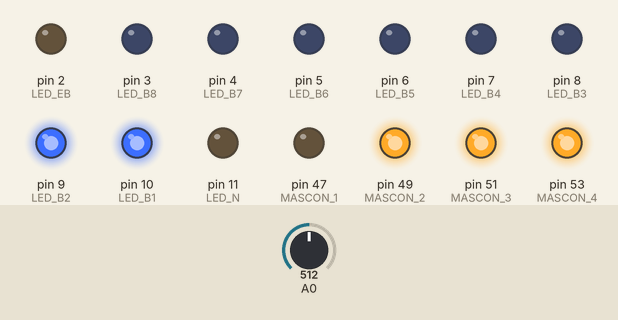
Recording of a sketch running on a simulated Arduino Mega 2560, built with avr-gcc and run on an emulated ATmega2560. On the bench: output pins drawn as LEDs (lit = HIGH). The inputs (shaded band) are chosen by the test bench; at power-on: A0 = 512.

Above: at 1.2 s.
1.3 s: A0 set to 530
2.8 s: A0 set to 559
At 3.1 s:
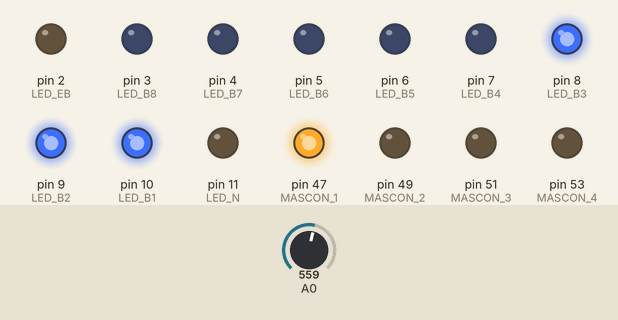
4.3 s: A0 set to 716
At 5.5 s:
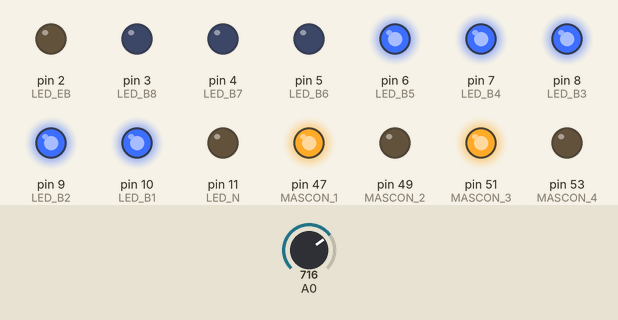
5.8 s: A0 set to 743
7.3 s: A0 set to 764
At 8.1 s:
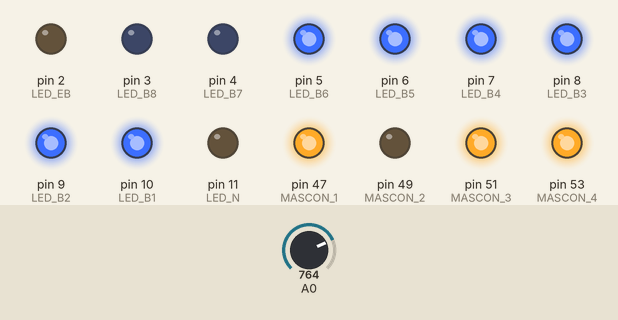
8.8 s: A0 set to 511
At 39.8 s:
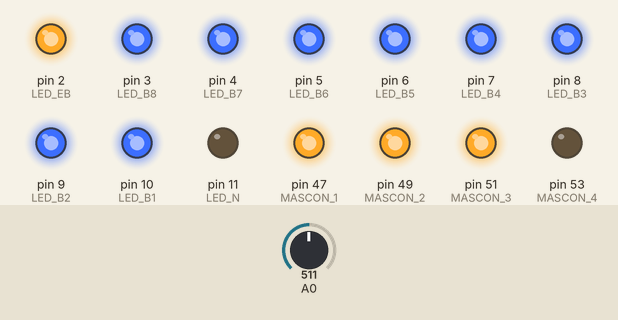
Timing chart, 0 to 40.3 s (numbered marks = the images above; inputs shaded):
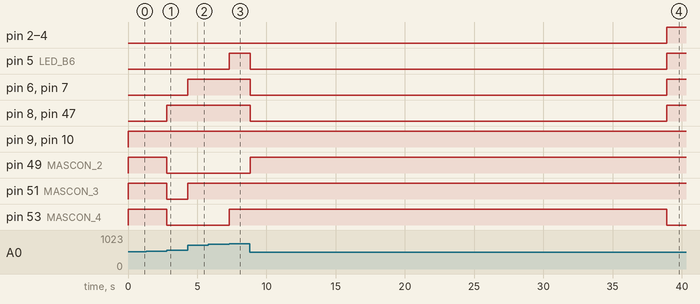

The sketch:

mascon_controller.ino
```cpp
#include <Arduino_FreeRTOS.h>


#define MASCON_1 47
#define MASCON_2 49
#define MASCON_3 51
#define MASCON_4 53

#define KEY_SWITCH    30
#define DEADMAN_RESET 31
#define BUZZER        32

#define LED_EB 2
#define LED_B8 3
#define LED_B7 4
#define LED_B6 5
#define LED_B5 6
#define LED_B4 7
#define LED_B3 8
#define LED_B2 9
#define LED_B1 10
#define LED_N  11
#define LED_P1 12
#define LED_P2 13
#define LED_P3 48
#define LED_P4 50
#define LED_P5 52


const int DEADMAN_TIME = 1000 * 30;

int pre_level = -1;
int level_change_time = 0;

void setup() {
  Serial.begin(9600);

  pinMode(KEY_SWITCH, INPUT);
  pinMode(DEADMAN_RESET, INPUT);

  pinMode(MASCON_1, OUTPUT);
  pinMode(MASCON_2, OUTPUT);
  pinMode(MASCON_3, OUTPUT);
  pinMode(MASCON_4, OUTPUT);

  pinMode(LED_EB, OUTPUT);
  pinMode(LED_B8, OUTPUT);
  pinMode(LED_B7, OUTPUT);
  pinMode(LED_B6, OUTPUT);
  pinMode(LED_B5, OUTPUT);
  pinMode(LED_B4, OUTPUT);
  pinMode(LED_B3, OUTPUT);
  pinMode(LED_B2, OUTPUT);
  pinMode(LED_B1, OUTPUT);
  pinMode(LED_N,  OUTPUT);
  pinMode(LED_P1, OUTPUT);
  pinMode(LED_P2, OUTPUT);
  pinMode(LED_P3, OUTPUT);
  pinMode(LED_P4, OUTPUT);
  pinMode(LED_P5, OUTPUT);
}

void loop() {
  int inputValue = analogRead(A0);

  // Check level
  int level = inputValue / (1024 / 15.0);
  level = (level < 0) ? 0 : (level > 14 ? 14 : level);  // clamp to [0, 14]

  // If level changed
  if (level != pre_level) {
    pre_level = level;
    level_change_time = millis();
  }

  // Check Deadman
  if (millis() - level_change_time >= DEADMAN_TIME) {
    level = 14;
  }

  // Control led
  mascon_led_control(level);
  throttle_led(level);
  // throttle_led_control(true, true, true, true, true, true, true, true, true, true, true, true, true, true, true);

  delay(100);
}

void throttle_led(int level) {
  switch (level) {
    case 0:
      throttle_led_control(false, false, false, false, false, false, false, false, false, false, true, true, true, true, true);
      break;

    case 1:
      throttle_led_control(false, false, false, false, false, false, false, false, false, false, true, true, true, true, false);
      break;

    case 2:
      throttle_led_control(false, false, false, false, false, false, false, false, false, false, true, true, true, false, false);
      break;

    case 3:
      throttle_led_control(false, false, false, false, false, false, false, false, false, false, true, true, false, false, false);
      break;

    case 4:
      throttle_led_control(false, false, false, false, false, false, false, false, false, false, true, false, false, false, false);
      break;

    case 5:
      throttle_led_control(false, false, false, false, false, false, false, false, false, true, false, false, false, false, false);
      break;

    case 6:
      throttle_led_control(false, false, false, false, false, false, false, false, true, false, false, false, false, false, false);
      break;

    case 7:
      throttle_led_control(false, false, false, false, false, false, false, true, true, false, false, false, false, false, false);
      break;

    case 8:
      throttle_led_control(false, false, false, false, false, false, true, true, true, false, false, false, false, false, false);
      break;

    case 9:
      throttle_led_control(false, false, false, false, false, true, true, true, true, false, false, false, false, false, false);
      break;

    case 10:
      throttle_led_control(false, false, false, false, true, true, true, true, true, false, false, false, false, false, false);
      break;

    case 11:
      throttle_led_control(false, false, false, true, true, true, true, true, true, false, false, false, false, false, false);
      break;

    case 12:
      throttle_led_control(false, false, true, true, true, true, true, true, true, false, false, false, false, false, false);
      break;

    case 13:
      throttle_led_control(false, true, true, true, true, true, true, true, true, false, false, false, false, false, false);
      break;

    case 14:
      throttle_led_control(true, true, true, true, true, true, true, true, true, false, false, false, false, false, false);
      break;

    default:
      throttle_led_control(true, true, true, true, true, true, true, true, true, true, true, true, true, true, true);
      break;
  }
}

void throttle_led_control(
  bool eb, bool b8, bool b7, bool b6, bool b5,
  bool b4, bool b3, bool b2, bool b1, bool n,
  bool p1, bool p2, bool p3, bool p4, bool p5
) {
  digitalWrite(LED_EB,  eb  ? HIGH : LOW);
  digitalWrite(LED_B8,  b8  ? HIGH : LOW);
  digitalWrite(LED_B7,  b7  ? HIGH : LOW);
  digitalWrite(LED_B6,  b6  ? HIGH : LOW);
  digitalWrite(LED_B5,  b5  ? HIGH : LOW);
  digitalWrite(LED_B4,  b4  ? HIGH : LOW);
  digitalWrite(LED_B3,  b3  ? HIGH : LOW);
  digitalWrite(LED_B2,  b2  ? HIGH : LOW);
  digitalWrite(LED_B1,  b1  ? HIGH : LOW);
  digitalWrite(LED_N,   n   ? HIGH : LOW);
  digitalWrite(LED_P1,  p1  ? HIGH : LOW);
  digitalWrite(LED_P2,  p2  ? HIGH : LOW);
  digitalWrite(LED_P3,  p3  ? HIGH : LOW);
  digitalWrite(LED_P4,  p4  ? HIGH : LOW);
  digitalWrite(LED_P5,  p5  ? HIGH : LOW);
}

void mascon_led_control(int level) {
  digitalWrite(MASCON_1, (level & 0x8) ? HIGH : LOW);
  digitalWrite(MASCON_2, (level & 0x4) ? HIGH : LOW);
  digitalWrite(MASCON_3, (level & 0x2) ? HIGH : LOW);
  digitalWrite(MASCON_4, (level & 0x1) ? HIGH : LOW);
}
```

Measured:
- the behaviour switches between 546 and 547 on A0 (found by bisection; images 0 and 1)
- the behaviour switches between 750 and 751 on A0 (found by bisection; images 2 and 3)
- after the input at 1.3 s, every drawn part: stays the same
- after the input at 2.8 s, pin 8 (LED_B3), pin 47 (MASCON_1): LOW → HIGH at once; pin 49 (MASCON_2), pin 51 (MASCON_3), pin 53 (MASCON_4): HIGH → LOW at once
- after the input at 4.3 s, pin 6 (LED_B5), pin 7 (LED_B4), pin 51 (MASCON_3): LOW → HIGH at once
- after the input at 5.8 s, every drawn part: stays the same
- after the input at 7.3 s, pin 5 (LED_B6), pin 53 (MASCON_4): LOW → HIGH at once
- after the input at 8.8 s, pin 2 (LED_EB), pin 3 (LED_B8): LOW → HIGH after 30.1 s instead of 28.6 s
